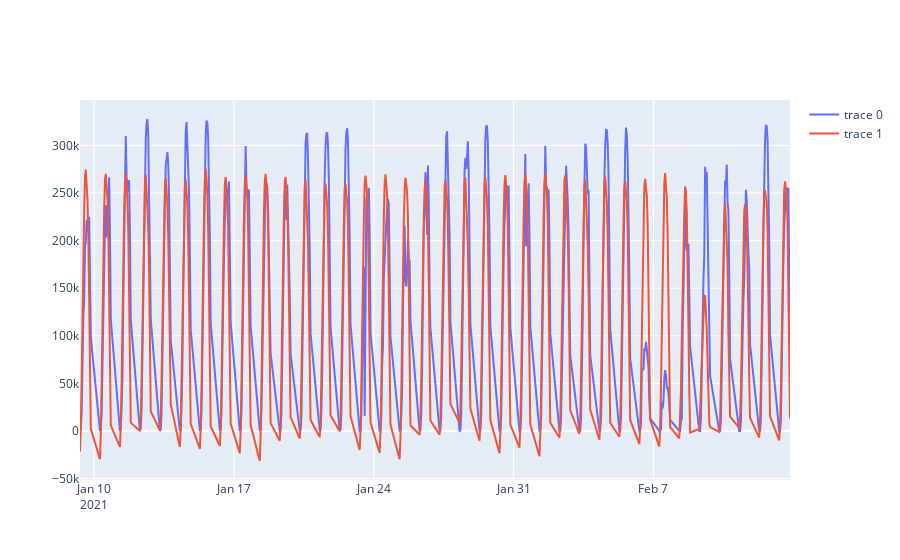

The notebook cell saved with this chart:
### Code cell
fig = go.Figure()

fig.add_trace(go.Scatter(x=data[-14*36: ].index, y = data[-14*36: ]['power']))
fig.add_trace(go.Scatter(x=data[-14*36: ].index, y = fc_array))

### Figure 1 — Plotly figure (JSON) as saved in the notebook; plotly's stock layout.template omitted (floating-point values rounded to 4 significant figures; data arrays with more than 128 entries replaced by an {"elided": "..."} marker saying what was removed)
{"data": [{"type": "scatter", "x": {"elided": "504 str values"}, "y": {"elided": "504 float values"}}, {"type": "scatter", "x": {"elided": "504 str values"}, "y": {"elided": "504 float values"}}], "layout": {}}
